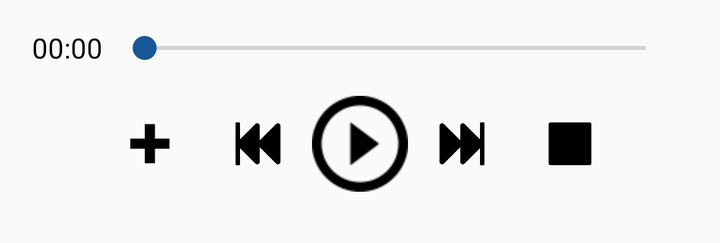
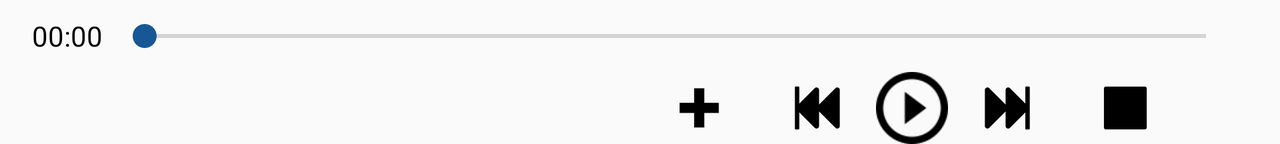

One screen, two layout resources from the same app: the default and the repository's alternative for another configuration. Each is rendered where Android would select it; the XML of both is given below.
<!-- AndroidManifest.xml: application theme AppTheme -->
<!-- res/layout/playlist_controller.xml -->
<?xml version="1.0" encoding="utf-8"?>
<LinearLayout
        xmlns:android="http://schemas.android.com/apk/res/android"
        xmlns:custom="http://schemas.android.com/apk/res-auto"
        xmlns:tools="http://schemas.android.com/tools"
        android:id="@+id/player_controllers"
        android:orientation="vertical"
        android:layout_width="match_parent"
        android:layout_height="wrap_content"
        android:visibility="visible">

    <RelativeLayout
            android:layout_width="match_parent"
            android:layout_height="48dp">

        <TextView
                android:id="@+id/startText"
                android:layout_width="wrap_content"
                android:layout_height="fill_parent"
                android:layout_marginStart="16dp"
                android:layout_alignParentStart="true"
                android:gravity="center_vertical"
                android:maxLines="1"
                android:text="00:00"
                android:textColor="@color/universal_black"  />

        <SeekBar
                android:id="@+id/seekBar1"
                android:layout_width="fill_parent"
                android:layout_height="wrap_content"
                android:layout_centerVertical="true"
                android:layout_gravity="center"
                android:layout_marginLeft="5dp"
                android:layout_marginRight="5dp"
                android:layout_toStartOf="@+id/endText"
                android:layout_toEndOf="@+id/startText" />

        <TextView
                android:id="@+id/endText"
                android:layout_width="wrap_content"
                android:layout_height="fill_parent"
                android:layout_marginEnd="16dp"
                android:layout_alignParentEnd="true"
                android:gravity="center_vertical"
                android:layout_alignWithParentIfMissing="true"
                android:maxLines="1"
                android:textColor="@color/universal_black" />

    </RelativeLayout>

    <LinearLayout
            android:layout_width="match_parent"
            android:layout_height="48dp"
            android:layout_marginLeft="48dp"
            android:layout_marginRight="48dp">

        <ImageView
                android:id="@+id/source"
                android:layout_width="0dp"
                android:layout_height="wrap_content"
                android:layout_weight="1"
                android:src="@drawable/controller_playall"
                android:contentDescription="previous"
                android:layout_gravity="center_vertical"
                android:clickable="false"
                />

        <ImageView
                android:id="@+id/prev"
                android:layout_width="0dp"
                android:layout_height="wrap_content"
                android:layout_weight="1"
                android:src="@drawable/controller_prev"
                android:layout_gravity="center_vertical"
                android:clickable="false"/>

        <ToggleButton
                android:id="@+id/imageView1"
                android:layout_width="48dp"
                android:layout_height="wrap_content"
                android:background="@drawable/play_pause_tbutton"
                android:layout_gravity="center_vertical"
                android:textOff=""
                android:textOn=""/>

        <ImageView
                android:id="@+id/next"
                android:layout_width="0dp"
                android:layout_height="wrap_content"
                android:layout_weight="1"
                android:src="@drawable/controller_next"
                android:layout_gravity="center_vertical"
                android:clickable="false"/>

        <ImageView
                android:id="@+id/stop"
                android:layout_width="0dp"
                android:layout_height="wrap_content"
                android:layout_weight="1"
                android:src="@drawable/controller_stop"
                android:layout_gravity="center_vertical"/>

    </LinearLayout>

    <RelativeLayout
            android:layout_width="match_parent"
            android:layout_height="wrap_content">
        <TextView
                android:layout_width="wrap_content"
                android:layout_height="wrap_content"
                android:id="@+id/track_info"
                android:singleLine="true"
                android:textSize="16sp"
                android:textColor="@color/universal_black"
                android:layout_centerHorizontal="true"
                android:layout_marginLeft="8dp"
                android:layout_marginRight="8dp"
                android:layout_marginTop="4dp"/>
    </RelativeLayout>

</LinearLayout>
<!-- resources referenced by this layout -->
<resources>
  <color name="universal_black">#000000</color>
  <!-- drawable controller_next: png bitmap (drawable-hdpi, 632 bytes) -->
  <!-- drawable controller_playall: png bitmap (drawable-hdpi, 304 bytes) -->
  <!-- drawable controller_prev: png bitmap (drawable-hdpi, 636 bytes) -->
  <!-- drawable controller_stop: png bitmap (drawable-hdpi, 276 bytes) -->
  <!-- drawable play_pause_tbutton (drawable) -->
  <?xml version="1.0" encoding="utf-8"?>
  <selector xmlns:android="http://schemas.android.com/apk/res/android">
      <item android:state_checked="true"
            android:drawable="@drawable/controller_pause" /> 
      <item android:drawable="@drawable/controller_play" /> 
  </selector>
  <style name="AppTheme" parent="Theme.AppCompat.Light.NoActionBar">
          <item name="colorPrimary">@color/primary</item>
          <item name="colorPrimaryDark">@color/primary_dark</item>
          <item name="colorAccent">@color/accent</item>
          <item name="android:windowTranslucentStatus">true</item>
          <item name="android:actionBarStyle">@style/AppTheme.ActionBarStyle</item>
          <item name="drawerArrowStyle">@style/DrawerArrowStyle</item>
          <item name="android:textColorPrimary">@color/abc_primary_text_material_dark</item>
          <item name="android:popupMenuStyle">@style/PopupMenu</item>
      </style>
  <!-- drawable controller_pause: png bitmap (drawable-hdpi, 1121 bytes) -->
  <!-- drawable controller_play: png bitmap (drawable-hdpi, 953 bytes) -->
  <color name="primary">#073B70</color>
  <color name="primary_dark">#012C57</color>
  <color name="accent">#175796</color>
  <style name="AppTheme.ActionBarStyle" parent="Theme.AppCompat.Light.DarkActionBar">
          <item name="android:titleTextStyle">@style/AppTheme.ActionBar.TitleTextStyle</item>
      </style>
  <style name="DrawerArrowStyle" parent="Widget.AppCompat.DrawerArrowToggle">
          <item name="spinBars">true</item>
          <item name="color">@android:color/white</item>
      </style>
  <style name="PopupMenu">
         <item name="android:popupBackground">@color/universal_black</item>
      </style>
  <style name="AppTheme.ActionBar.TitleTextStyle" parent="@android:style/TextAppearance.Holo.Widget.ActionBar.Title">
          <item name="android:textColor">@android:color/white</item>
      </style>
</resources>
<!-- res/layout-land/playlist_controller.xml (the repository's variant of the layout above) -->
<!-- drawn on the phone turned sideways -->
<?xml version="1.0" encoding="utf-8"?>
<LinearLayout
        xmlns:android="http://schemas.android.com/apk/res/android"
        android:id="@+id/player_controllers"
        android:orientation="vertical"
        android:layout_width="match_parent"
        android:layout_height="wrap_content"
        android:visibility="visible">

    <RelativeLayout
            android:layout_width="match_parent"
            android:layout_height="36dp">

        <TextView
                android:id="@+id/startText"
                android:layout_width="wrap_content"
                android:layout_height="fill_parent"
                android:layout_marginStart="16dp"
                android:layout_alignParentStart="true"
                android:gravity="center_vertical"
                android:maxLines="1"
                android:text="00:00"
                android:textColor="@color/universal_black"  />

        <SeekBar
                android:id="@+id/seekBar1"
                android:layout_width="fill_parent"
                android:layout_height="wrap_content"
                android:layout_centerVertical="true"
                android:layout_gravity="center"
                android:layout_marginLeft="5dp"
                android:layout_marginRight="5dp"
                android:layout_toStartOf="@+id/endText"
                android:layout_toEndOf="@+id/startText" />

        <TextView
                android:id="@+id/endText"
                android:layout_width="wrap_content"
                android:layout_height="fill_parent"
                android:layout_marginEnd="16dp"
                android:layout_alignParentEnd="true"
                android:gravity="center_vertical"
                android:layout_alignWithParentIfMissing="true"
                android:maxLines="1"
                android:textColor="@color/universal_black" />

    </RelativeLayout>

    <LinearLayout
            android:orientation="horizontal"
            android:layout_width="match_parent"
            android:layout_height="36dp"
            android:layout_marginLeft="48dp"
            android:layout_marginRight="48dp">

            <LinearLayout
                    android:layout_width="match_parent"
                    android:layout_height="wrap_content"
                    android:layout_weight="1"
                    android:layout_gravity="center_vertical">
                    <TextView
                            android:layout_width="wrap_content"
                            android:layout_height="wrap_content"
                            android:id="@+id/track_info"
                            android:singleLine="false"
                            android:textSize="12sp"
                            android:textColor="@color/universal_black"
                            android:layout_centerHorizontal="true"
                            android:layout_marginLeft="8dp"
                            android:layout_marginRight="8dp"
                            android:layout_marginTop="4dp"/>
            </LinearLayout>

            <LinearLayout
                    android:layout_width="match_parent"
                    android:layout_height="match_parent"
                    android:layout_weight="1">
                    <ImageView
                            android:id="@+id/source"
                            android:layout_width="0dp"
                            android:layout_height="wrap_content"
                            android:layout_weight="1"
                            android:src="@drawable/controller_playall"

                            android:contentDescription="previous"
                            android:layout_gravity="center_vertical"
                            />

                    <ImageView
                            android:id="@+id/prev"
                            android:layout_width="0dp"
                            android:layout_height="wrap_content"
                            android:layout_weight="1"
                            android:src="@drawable/controller_prev"
                            android:layout_gravity="center_vertical"/>

                    <ToggleButton
                            android:id="@+id/imageView1"
                            android:layout_width="36dp"
                            android:layout_height="wrap_content"
                            android:background="@drawable/play_pause_tbutton"
                            android:layout_gravity="center_vertical"
                            android:textOff=""
                            android:textOn=""/>

                    <ImageView
                            android:id="@+id/next"
                            android:layout_width="0dp"
                            android:layout_height="wrap_content"
                            android:layout_weight="1"
                            android:src="@drawable/controller_next"
                            android:layout_gravity="center_vertical"/>

                    <ImageView
                            android:id="@+id/stop"
                            android:layout_width="0dp"
                            android:layout_height="wrap_content"
                            android:layout_weight="1"
                            android:src="@drawable/controller_stop"
                            android:layout_gravity="center_vertical"/>
            </LinearLayout>
    </LinearLayout>
</LinearLayout>
